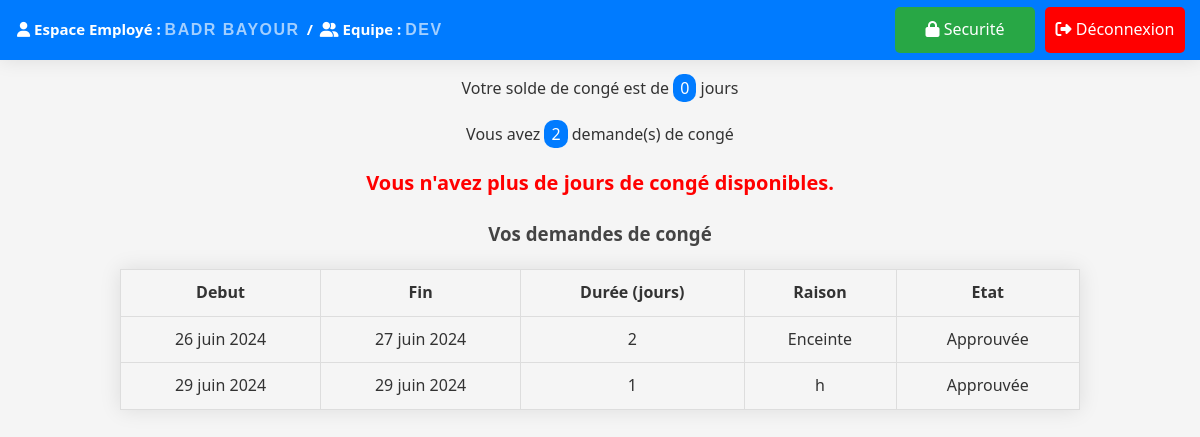
Page /dashboard/ (signed in) on the earlier database version.
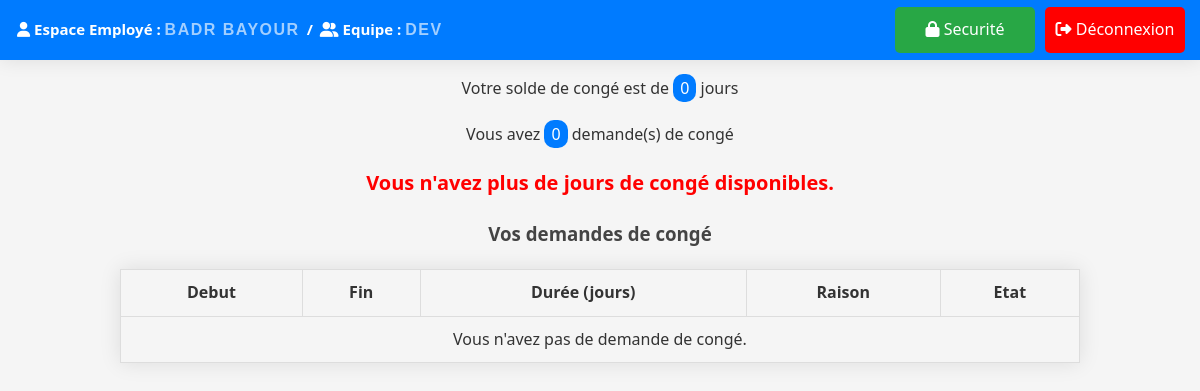
Same page on the later database version.
### users/models.py (models this page shows, shortened)
class Employe(models.Model):
    user = models.OneToOneField(User, on_delete=models.CASCADE)
    solde_conge = models.IntegerField(default=0)
    superviseur = models.ForeignKey(Superviseur, on_delete=models.CASCADE)
    equipe = models.ForeignKey(Equipe, on_delete=models.CASCADE, null=True)

class Equipe(models.Model):
    nom = models.CharField(max_length=100, null=True)
    seuil_conges = models.IntegerField(default=5)

class DemandeConge(models.Model):
    employe = models.ForeignKey(Employe, related_name='demandes_conge', on_delete=models.CASCADE)
    date_debut = models.DateField()
    date_fin = models.DateField()
    type_conge = models.ForeignKey(TypeConge, on_delete=models.CASCADE)
    raison = models.TextField()
    ETAT_CHOICES = [
        ('EN_ATTENTE', 'En attente'),
        ('APPROUVEE', 'Approuvée'),
        ('REFUSEE', 'Refusée'),
    ]
    etat = models.CharField(max_length=10, choices=ETAT_CHOICES, default='EN_ATTENTE')
    def duree(self):
        return (self.date_fin - self.date_debut).days + 1

### users/views.py (the view)
# urls.py: path('dashboard/', views.dashboard_view, name='dashboard'),
@login_required
def dashboard_view(request):
        if Superviseur.objects.filter(user=request.user).exists():
            return superviseur_index(request)
        elif Employe.objects.filter(user=request.user).exists():
            return employe_index(request)
        elif RessourcesHumaines.objects.filter(user=request.user).exists():
            return ressourceshumaines_index(request)
        else:
            return redirect('admin:index')

### users/views.py (called while the page is built)
def employe_index(request):
    employe = Employe.objects.get(user=request.user)
    demandes_conge = DemandeConge.objects.filter(employe=employe)
    context = {
        'employe': employe,
        'demandes_conge': demandes_conge,
    }
    return render(request, 'employes/index.html', context)

### users/templates/employes/index.html (shortened to what this page needs)
{% extends "base.html" %}
{% block topbar-left-container %}
<div class="tb-title"><i class="fa-solid fa-user"></i> Espace Employé : <span class="tp-content">{{ user.first_name }} {{ user.last_name }}</span></div>
<div class="tb-title">/</div>
<div class="tb-title"><i class="fa-solid fa-user-group"></i> Equipe : <span class="tp-content">{{ employe.equipe.nom }}</span></div>
{% endblock %}
{% block topbar-right-container %}
<a class="security-button" href="{% url 'security' %}"><i class="fa-solid fa-lock"></i> Securité</a>
<a class="logout-button" href="{% url 'logout' %}"><i class="fa-solid fa-right-from-bracket"></i> Déconnexion</a>
{% endblock %}
{% block content %}
    <p> Votre solde de congé est de <span class="nbr">{{employe.solde_conge}}</span> jours</p>
    <p>Vous avez <span class="nbr">{{demandes_conge.count}}</span> demande(s) de congé</p>
    <div class="actions">
        {% if employe.solde_conge > 0 %}
        <a href="{% url 'create' %}"><i class="fa-solid fa-plus"></i> Créer une demande de congé</a>
        {% else %}
        <p class="plus_conge">Vous n'avez plus de jours de congé disponibles.</p>
        {% endif %}
    </div>
    <h3>Vos demandes de congé</h3>
    <table>
        <thead>
            <tr>
                <th>Debut</th>
                <th>Fin</th>
                <th>Durée (jours)</th>
                <th>Raison</th>
                <th>Etat</th>
            </tr>
        </thead>
        <tbody>
            {% for demande in demandes_conge %}
            <tr>
                <td>{{ demande.date_debut }}</td>
                <td>{{ demande.date_fin }}</td>
                <td>{{ demande.duree }}</td>
                <td>{{ demande.raison }}</td>
                <td>{{ demande.get_etat_display }}</td>
            </tr>
            {% empty %}
            <tr>
                <td colspan="5">Vous n'avez pas de demande de congé.</td>
            </tr>
            {% endfor %}
        </tbody>
    </table>
{% endblock %}

### users/templates/base.html (shortened to what this page needs)
{% load static %}
<!DOCTYPE html>
<html>
<head>
    <link rel="stylesheet" href="https://cdnjs.cloudflare.com/ajax/libs/font-awesome/6.5.2/css/all.min.css" />
    <link rel="stylesheet" type="text/css" href="{% static 'css/style.css' %}">
</head>
<body>
    <div class="topbar">
        <div class="topbar-left-container">
            {% block topbar-left-container %}{% endblock %}
        </div>
        <div class="topbar-right-container">
            {% block topbar-right-container %}{% endblock %}
        </div>
    </div>
    <div class="content">
        {% block content %}
        {% endblock %}
    </div>
</body>
</html>

### users/static/css/style.css (style rules this page uses)
body { font-family: system-ui, -apple-system, BlinkMacSystemFont, 'Segoe UI', Roboto, Oxygen, Ubuntu, Cantarell, 'Open Sans', 'Helvetica Neue', sans-serif; margin: 0; padding: 0; background-color: #f5f5f5; color: #333; margin: 0; padding: 0; line-height: 1.6; }
h2, h3 { text-align: center; color: #444; margin-top: 20px; }
a { display: block; width: auto; width: 240px; margin: 10px auto; padding: 10px 20px; text-align: center; background-color: #007bff; color: #fff; text-decoration: none; border-radius: 5px; transition: background-color 0.3s ease; }
table { width: 80%; margin: 20px auto; border-collapse: collapse; box-shadow: 0 0 20px rgba(0, 0, 0, 0.1); }
table, th, td { border: 1px solid #ddd; }
th, td { padding: 10px; text-align: center; }
p { width: 100%; }
.plus_conge { color: red; font-size: 20px; font-weight: bold; text-align: center; }
.nbr { background-color: #007bff; color: #fff; padding: 3px 7px; border-radius: 10px; transition: background-color 0.3s ease; }
p { text-align: center; color: #333; margin-bottom: 20px; }
.topbar { position: sticky; top: 0; height: 30px; display: flex; flex-direction: row; align-items: center; justify-content: space-between; background-color: #007bff; color: white; padding: 15px 10px; box-shadow: 0 0 20px rgba(0, 0, 0, 0.1); }
.topbar-left-container { display: flex; flex-direction: row; }
.topbar-right-container { display: flex; flex-direction: row; }
.tb-title { font-size: 15px; font-weight: bold; margin-left: 7px; }
.tp-content { cursor: pointer; color: rgba(255, 255, 255, 0.637); font-family: "Raleway", Sans-serif; text-transform: uppercase; font-weight: 700; letter-spacing: 1.5px; --base-font-size: 13px; font-size: 16px; font-weight: bold; }
.security-button, .return-button, .settings-button { display: block; padding: 10px; text-align: center; background-color: #28a745; color: #fff; text-decoration: none; border-radius: 5px; transition: background-color 0.3s ease; width: 120px; margin: 10px 5px; }
.logout-button { display: block; width: 120px; margin: 10px 5px; padding: 10px; text-align: center; background-color: #ff0000; color: #fff; text-decoration: none; border-radius: 5px; transition: background-color 0.3s ease; }

Differences in the rows shown:
removed DemandeConge: date_debut "26 juin 2024", date_fin "27 juin 2024", duree "2", raison "Enceinte", etat "Approuvée"
removed DemandeConge: date_debut "29 juin 2024", date_fin "29 juin 2024", duree "1", raison "h", etat "Approuvée"
Other differences:
{{ demandes_conge.count }}: "2" → "0"
text now shown: "Vous n'avez pas de demande de congé."
